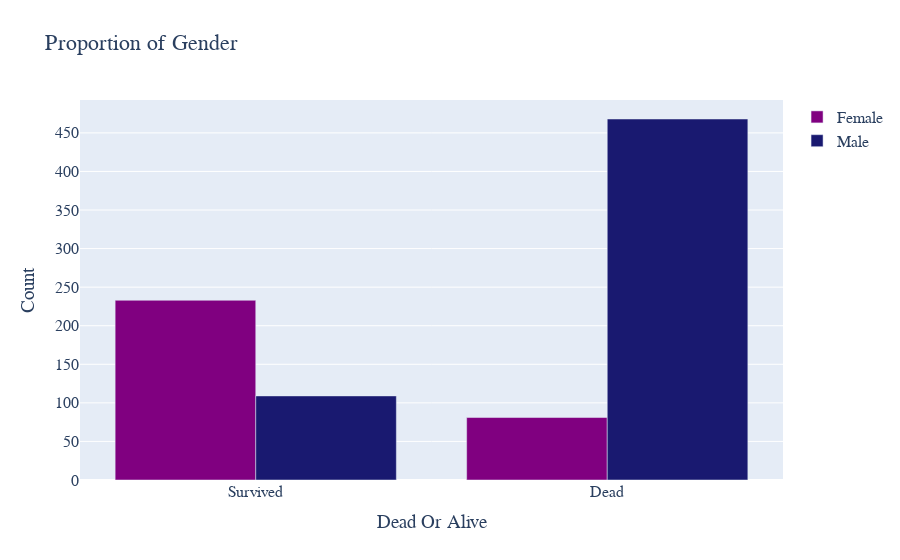

This figure's notebook cell:
### Code cell
mulher = go.Bar(x=mulhers,
              y=mulher_survived.values,
              marker={"color":"purple"},
              name="Female",
              hovertemplate="Amount: %{y}")

homem = go.Bar(x=homenss,
              y=homem_survived.values,
              marker={"color":"midnightblue"},
              name="Male",
              hovertemplate="Amount: %{y}")

layout = go.Layout(title="Proportion of Gender",
                  xaxis={"title":"Dead Or Alive"},
                  yaxis={"title":"Count"})

fig = go.Figure(data=[mulher,homem], layout=layout)
fig.update_layout(
    font=dict(family='Droid-Serif', size=16))
fig.show()

### Figure 1 — Plotly figure (JSON) as saved in the notebook; plotly's stock layout.template omitted (floating-point values rounded to 4 significant figures)
{"data": [{"hovertemplate": "Amount: %{y}", "marker": {"color": "purple"}, "name": "Female", "type": "bar", "x": ["Survived", "Dead"], "y": [233, 81]}, {"hovertemplate": "Amount: %{y}", "marker": {"color": "midnightblue"}, "name": "Male", "type": "bar", "x": ["Dead", "Survived"], "y": [468, 109]}], "layout": {"font": {"family": "Droid-Serif", "size": 16}, "title": {"text": "Proportion of Gender"}, "xaxis": {"title": {"text": "Dead Or Alive"}}, "yaxis": {"title": {"text": "Count"}}}}
